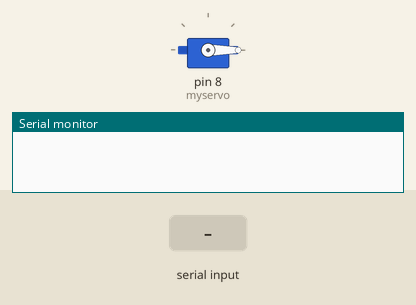
Simulated run of this sketch. Board: Arduino Uno, built with avr-gcc and run on an emulated ATmega328P. On the bench: servo, the last lines printed to the serial monitor. The inputs (shaded band) are chosen by the test bench.

Above: at 1.2 s.
1.3 s: "1" received over Serial
At 2.1 s:
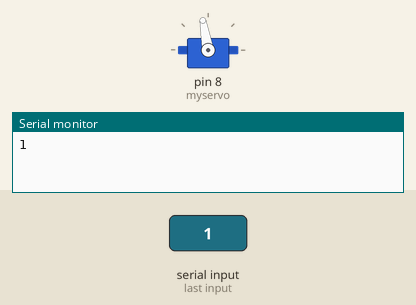
2.8 s: "0" received over Serial
At 3.3 s:
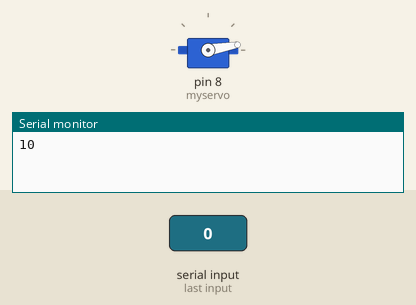
Timing chart, 0 to 5.8 s (numbered marks = the images above; inputs shaded):
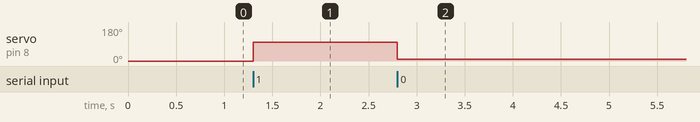

The sketch:

Servo.ino
```cpp
char serialData;

#include <Servo.h>

Servo myservo;


void setup() {
  Serial.begin(9600);
  myservo.attach(8);

            myservo.write(0);
}

void loop() {

  if(Serial.available()>0){

    serialData=Serial.read();
    Serial.print(serialData);
    if(serialData=='1'){

         myservo.write(100);

         serialData=0;


      }else if(serialData=='0')
      {
        myservo.write(10);
      }

    }


}
```

Measured:
- after the input at 1.3 s, servo on pin 8 (myservo): 0° → 100° at once
- after the input at 2.8 s, servo on pin 8 (myservo): 100° → 10° at once
